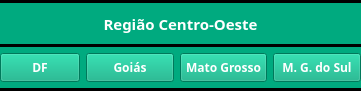
     <widget class="QWidget" name="widget1_centrooeste" native="true">
      <property name="geometry">
       <rect>
        <x>1</x>
        <y>60</y>
        <width>361</width>
        <height>91</height>
       </rect>
      </property>
      <property name="styleSheet">
       <string notr="true">background-color: rgb(0, 170, 127);</string>
      </property>
      <widget class="QWidget" name="fundoco" native="true">
       <property name="geometry">
        <rect>
         <x>0</x>
         <y>0</y>
         <width>361</width>
         <height>91</height>
        </rect>
       </property>
       <property name="styleSheet">
        <string notr="true">background-color: rgb(0, 170, 127);</string>
       </property>
      </widget>
      <widget class="QWidget" name="verticalLayoutWidget_2">
       <property name="geometry">
        <rect>
         <x>0</x>
         <y>0</y>
         <width>361</width>
         <height>91</height>
        </rect>
       </property>
       <layout class="QVBoxLayout" name="regiaocentrooeste">
        <property name="sizeConstraint">
         <enum>QLayout::SetDefaultConstraint</enum>
        </property>
        <item>
         <widget class="Line" name="line_14">
          <property name="styleSheet">
           <string notr="true">background-color: rgb(0, 0, 0);</string>
          </property>
          <property name="orientation">
           <enum>Qt::Horizontal</enum>
          </property>
         </widget>
        </item>
        <item>
         <widget class="QLabel" name="label">
          <property name="font">
           <font>
            <family>Comfortaa</family>
            <pointsize>11</pointsize>
            <weight>75</weight>
            <bold>true</bold>
           </font>
          </property>
          <property name="styleSheet">
           <string notr="true">background-color: rgb(0, 170, 127);
color: rgb(255, 255, 255);</string>
          </property>
          <property name="text">
           <string>Região Centro-Oeste</string>
          </property>
          <property name="alignment">
           <set>Qt::AlignCenter</set>
          </property>
         </widget>
        </item>
        <item>
         <widget class="Line" name="line_15">
          <property name="styleSheet">
           <string notr="true">background-color: rgb(0, 0, 0);</string>
          </property>
          <property name="orientation">
           <enum>Qt::Horizontal</enum>
          </property>
         </widget>
        </item>
        <item>
         <layout class="QHBoxLayout" name="horizontalLayout_5">
          <item>
           <widget class="QPushButton" name="btn_df">
            <property name="sizePolicy">
             <sizepolicy hsizetype="Fixed" vsizetype="Minimum">
              <horstretch>0</horstretch>
              <verstretch>0</verstretch>
             </sizepolicy>
            </property>
            <property name="font">
             <font>
              <family>Comfortaa</family>
              <weight>75</weight>
              <bold>true</bold>
             </font>
            </property>
            <property name="styleSheet">
             <string notr="true">color: rgb(255, 255, 255);</string>
            </property>
            <property name="text">
             <string>DF</string>
            </property>
           </widget>
          </item>
          <item>
           <widget class="QPushButton" name="btn_goias">
            <property name="sizePolicy">
             <sizepolicy hsizetype="Minimum" vsizetype="Minimum">
              <horstretch>0</horstretch>
              <verstretch>0</verstretch>
             </sizepolicy>
            </property>
            <property name="font">
             <font>
              <family>Comfortaa</family>
              <weight>75</weight>
              <bold>true</bold>
             </font>
            </property>
            <property name="styleSheet">
             <string notr="true">color: rgb(255, 255, 255);</string>
            </property>
            <property name="text">
             <string>Goiás</string>
            </property>
           </widget>
          </item>
          <item>
           <widget class="QPushButton" name="btn_mt">
            <property name="sizePolicy">
             <sizepolicy hsizetype="Minimum" vsizetype="Minimum">
              <horstretch>0</horstretch>
              <verstretch>0</verstretch>
             </sizepolicy>
            </property>
            <property name="font">
             <font>
              <family>Comfortaa</family>
              <weight>75</weight>
              <bold>true</bold>
             </font>
            </property>
            <property name="styleSheet">
             <string notr="true">color: rgb(255, 255, 255);</string>
            </property>
            <property name="text">
             <string>Mato Grosso</string>
            </property>
           </widget>
          </item>
          <item>
           <widget class="QPushButton" name="btn_mtdosul">
            <property name="sizePolicy">
             <sizepolicy hsizetype="Minimum" vsizetype="Minimum">
              <horstretch>0</horstretch>
              <verstretch>0</verstretch>
             </sizepolicy>
            </property>
            <property name="font">
             <font>
              <family>Comfortaa</family>
              <weight>75</weight>
              <bold>true</bold>
             </font>
            </property>
            <property name="styleSheet">
             <string notr="true">color: rgb(255, 255, 255);</string>
            </property>
            <property name="text">
             <string>M. G. do Sul</string>
            </property>
           </widget>
          </item>
         </layout>
        </item>
        <item>
         <widget class="Line" name="line_16">
          <property name="styleSheet">
           <string notr="true">background-color: rgb(0, 0, 0);</string>
          </property>
          <property name="orientation">
           <enum>Qt::Horizontal</enum>
          </property>
         </widget>
        </item>
       </layout>
      </widget>
     </widget>
